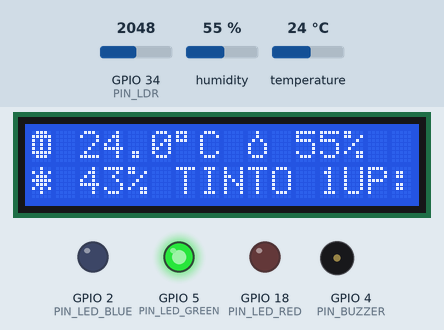
A sketch run on a simulated ESP32. Parts: 16×2 character LCD, output pins drawn as LEDs (lit = HIGH), buzzer (waves = sounding). Wiring (from diagram.json): PCF8574 port expander at I2C address 0x27; DHT22 sensor: data GPIO 15. The test bench sets the inputs (shaded band); at power-on: GPIO 34 (PIN_LDR) = 2048, humidity 55 %, temperature 24 °C. WiFi joins after 1.5 s; servers stay silent unless stated; random numbers use the default seed unless the sketch sets one; what the sketch prints to the serial monitor is not drawn.

Above: at 4.29 s.
4.3 s: GPIO 34 (PIN_LDR) set to 1228
At 5.0 s:
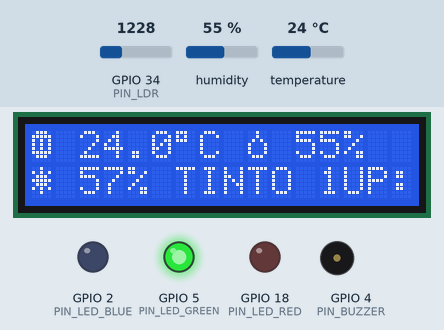
6.0 s: humidity set to 22 %
At 8.1 s:
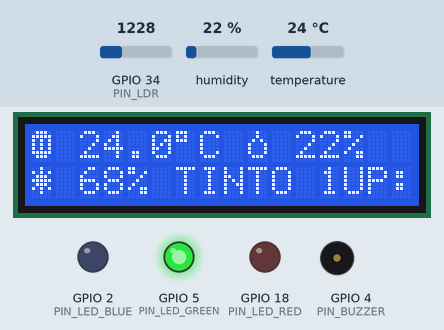
9.1 s: GPIO 34 (PIN_LDR) set to 40
At 10.9 s:
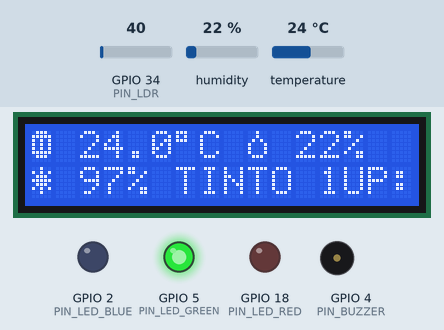
11.2 s: temperature set to 12 °C
At 12.4 s:
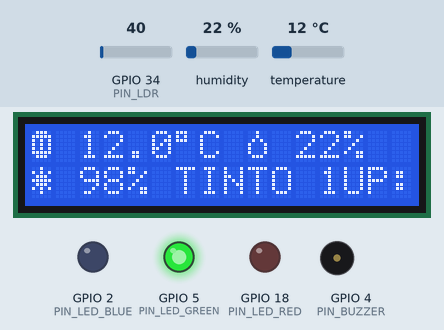
13.1 s: GPIO 34 (PIN_LDR) set to 491
At 14.7 s:
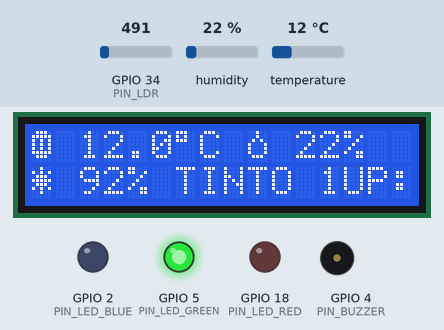
15.2 s: humidity set to 40 %
At 16.7 s:
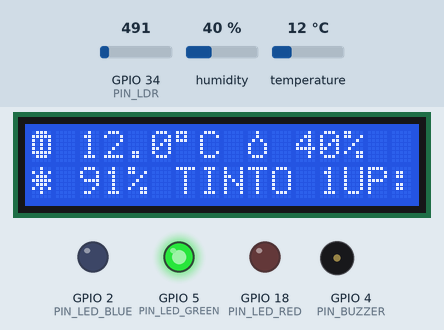
Timing chart, 0 to 18.1 s (numbered marks = the images above; inputs shaded):
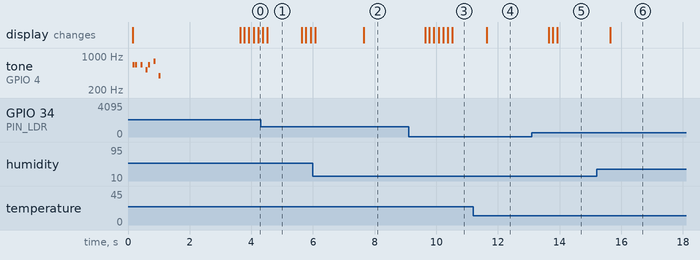

Measured:
- after the input at 9.1 s, the display: first changes after 0.54 s (image 3 shows a later state)
- after the input at 11.2 s, the display: changes after 0.44 s (image 4)
- after the input at 13.1 s, the display: first changes after 0.54 s (image 5 shows a later state)
- after the input at 15.2 s, the display: changes after 0.44 s (image 6)
- what the display in image 1 shows lasts 1.1 s, from 4.5 s to 5.6 s

The sketch:

sketch_wokwi_dht22.ino
```cpp
// CP5 VINHERIA AGNELLO · ESP32 WOKWI SOMMELIER IOT ARCADE (:1883)
#include <WiFi.h>
#include <Wire.h>
#include <math.h>

const char *WIFI_SSID = "Wokwi-GUEST", *WIFI_PASS = "", *MQTT_BROKER = "broker.hivemq.com";
const int MQTT_PORT = 1883;
const char *TOPIC_ATTRS = "/TEF/vine001/attrs", *TOPIC_CMD = "/TEF/vine001/cmd", *TOPIC_CMDEXE = "/TEF/vine001/cmdexe";

enum Pins { PIN_LED_BLUE = 2, PIN_BUZZER = 4, PIN_LED_GREEN = 5, PIN_DHT = 15, PIN_LED_RED = 18, PIN_LDR = 34, LCD_ADDR = 0x27 };

const uint8_t CHAR_COIN[8]={0x0E,0x1F,0x15,0x15,0x15,0x1F,0x0E,0x00}, CHAR_DROP[8]={0x04,0x04,0x0A,0x11,0x11,0x11,0x0E,0x00}, CHAR_STAR[8]={0x04,0x15,0x0E,0x1F,0x0E,0x15,0x04,0x00};

WiFiClient espClient;
String curMode = "normal", curPreset = "TINTO", curVerdict = "OK";
int curHealth = 100, soundStep = 0;
bool ledState = false, remoteSync = false;
unsigned long lastDhtMs = 0, lastLdrMs = 0, lastPubMs = 0, lastBlinkMs = 0, lastPingMs = 0, lastRetryMs = 0;
float validTemp = 15.5f, validHum = 68.0f, validLum = 12.0f, hwTemp = 15.5f, hwHum = 68.0f, hwLum = 12.0f;

void lcdExpanderWrite(uint8_t d) { Wire.beginTransmission(LCD_ADDR); Wire.write(d | 0x08); Wire.endTransmission(); }
void lcdWrite4(uint8_t v) { lcdExpanderWrite(v); lcdExpanderWrite(v | 0x04); delayMicroseconds(2); lcdExpanderWrite(v & ~0x04); delayMicroseconds(40); }
void lcdSend(uint8_t v, uint8_t m) { lcdWrite4((v & 0xF0) | m); lcdWrite4(((v << 4) & 0xF0) | m); }
void lcdCreateChar(uint8_t loc, const uint8_t map[8]) {
  lcdSend(0x40 | ((loc & 0x7) << 3), 0);
  for (int i = 0; i < 8; i++) lcdSend(map[i], 1);
  lcdSend(0x80, 0);
}
void lcdInit() {
  Wire.begin(21, 22); Wire.setClock(400000); delay(40); lcdExpanderWrite(0x00); delay(15);
  lcdWrite4(0x30); delayMicroseconds(4500); lcdWrite4(0x30); delayMicroseconds(4500);
  lcdWrite4(0x30); delayMicroseconds(150);  lcdWrite4(0x20); delayMicroseconds(150);
  lcdSend(0x28, 0); lcdSend(0x0C, 0); lcdSend(0x06, 0); lcdSend(0x01, 0); delay(3);
  lcdCreateChar(0, CHAR_COIN); lcdCreateChar(1, CHAR_DROP); lcdCreateChar(2, CHAR_STAR);
}
void updateLcd() {
  lcdSend(0x80, 0); lcdSend(0x00, 1); lcdSend(' ', 1);
  String tStr = String(validTemp, 1) + (char)223 + "C ";
  for (int i = 0; i < tStr.length(); i++) lcdSend((uint8_t)tStr[i], 1);
  lcdSend(0x01, 1); lcdSend(' ', 1);
  String hStr = String((int)validHum) + "%" + (remoteSync ? " *" : "");
  for (int i = 0; i < hStr.length(); i++) lcdSend((uint8_t)hStr[i], 1);
  for (int i = 0; i < 16 - (4 + tStr.length() + hStr.length()); i++) lcdSend(' ', 1);

  lcdSend(0xC0, 0); lcdSend(0x02, 1); lcdSend(' ', 1);
  String lStr = String((int)validLum) + "% ";
  for (int i = 0; i < lStr.length(); i++) lcdSend((uint8_t)lStr[i], 1);
  String stat = (curMode == "normal") ? (curPreset + " 1UP:" + String(curHealth) + "%") : ("ALR:" + curMode.substring(0, 3) + " HP:" + String(curHealth) + "%");
  if (stat.length() > 10) stat = stat.substring(0, 10);
  for (int i = 0; i < stat.length(); i++) lcdSend((uint8_t)stat[i], 1);
  for (int i = 0; i < 16 - (2 + lStr.length() + stat.length()); i++) lcdSend(' ', 1);
}
bool readDht22(float &tOut, float &hOut) {
  uint8_t d[5] = {0, 0, 0, 0, 0}; pinMode(PIN_DHT, OUTPUT); digitalWrite(PIN_DHT, LOW); delayMicroseconds(1100);
  pinMode(PIN_DHT, INPUT_PULLUP);
  unsigned long t0 = micros();
  while (digitalRead(PIN_DHT) == HIGH) { if (micros() - t0 > 180) return false; }
  t0 = micros(); while (digitalRead(PIN_DHT) == LOW)  { if (micros() - t0 > 180) return false; }
  t0 = micros(); while (digitalRead(PIN_DHT) == HIGH) { if (micros() - t0 > 180) return false; }
  for (int i = 0; i < 40; i++) {
    t0 = micros(); while (digitalRead(PIN_DHT) == LOW) { if (micros() - t0 > 120) return false; }
    unsigned long hStart = micros();
    while (digitalRead(PIN_DHT) == HIGH) { if (micros() - hStart > 130) return false; }
    if ((micros() - hStart) > 40) d[i / 8] |= (1 << (7 - (i % 8)));
  }
  uint8_t sum = (d[0] + d[1] + d[2] + d[3]) & 0xFF;
  if (sum != d[4] || (d[0] == 0 && d[1] == 0 && d[2] == 0 && d[3] == 0)) return false;
  float h = ((uint16_t)(d[0] << 8) | d[1]) * 0.1f, t = ((uint16_t)((d[2] & 0x7F) << 8) | d[3]) * 0.1f;
  if (d[2] & 0x80) t = -t;
  if (isnan(t) || isnan(h) || t < -40.0f || t > 80.0f || h < 0.0f || h > 100.0f) return false;
  tOut = t; hOut = h; return true;
}
void mqttPub(const char* top, const String &pl) {
  if (!espClient.connected()) return;
  uint16_t tl = strlen(top), plLen = pl.length(); uint32_t rem = 2 + tl + plLen;
  espClient.write((uint8_t)0x30);
  do { uint8_t enc = rem % 128; rem /= 128; if (rem > 0) enc |= 128; espClient.write(enc); } while (rem > 0);
  espClient.write((uint8_t)(tl >> 8)); espClient.write((uint8_t)(tl & 0xFF));
  espClient.print(top); espClient.print(pl);
}
void mqttSub(const char* top) {
  uint16_t tl = strlen(top);
  uint8_t pkt[6] = {0x82, (uint8_t)(5 + tl), 0x00, 0x01, (uint8_t)(tl >> 8), (uint8_t)(tl & 0xFF)};
  espClient.write(pkt, 6); espClient.print(top); espClient.write((uint8_t)0x00);
}
void applyCommand(String msg) {
  int at = msg.indexOf('@'); if (at != -1) msg = msg.substring(at + 1);
  int sep = msg.indexOf('|'); if (sep == -1) return;
  String cmd = msg.substring(0, sep), args = msg.substring(sep + 1), prev = curMode;
  if (cmd == "live") {
    remoteSync = false; validTemp = hwTemp; validHum = hwHum; validLum = hwLum;
  } else if (cmd == "sync") {
    int p1 = args.indexOf('|'), p2 = args.lastIndexOf('|');
    if (p1 != -1 && p2 > p1) {
      validTemp = args.substring(0, p1).toFloat(); validHum = args.substring(p1 + 1, p2).toFloat();
      validLum = args.substring(p2 + 1).toFloat(); remoteSync = true;
    }
  } else if (cmd == "diag") {
    int p1 = args.indexOf('|');
    if (p1 != -1) {
      curMode = args.substring(0, p1); String rest = args.substring(p1 + 1); int p2 = rest.indexOf('|');
      if (p2 != -1) {
        curHealth = rest.substring(0, p2).toInt(); String rest2 = rest.substring(p2 + 1); int p3 = rest2.indexOf('|');
        if (p3 != -1) { curVerdict = rest2.substring(0, p3); curPreset = rest2.substring(p3 + 1); }
      }
    }
  } else if (cmd == "alert") {
    int p1 = args.indexOf('|'); curMode = (p1 != -1) ? args.substring(0, p1) : args;
  }
  curMode.trim(); if (curMode.length() == 0) curMode = "normal";
  if (curMode == "normal") {
    digitalWrite(PIN_LED_GREEN, HIGH); digitalWrite(PIN_LED_RED, LOW);
    digitalWrite(PIN_LED_BLUE, LOW); noTone(PIN_BUZZER); ledState = false;
    if (prev != "normal") { tone(PIN_BUZZER, 988, 70); delay(75); tone(PIN_BUZZER, 1319, 220); }
  } else { digitalWrite(PIN_LED_GREEN, LOW); digitalWrite(PIN_LED_RED, HIGH); }
  updateLcd(); Serial.println("[MARIO-ARCADE] Modo=" + curMode + " 1-UP=" + String(curHealth) + "%");
}
void checkMqtt() {
  if (espClient.connected()) return;
  unsigned long now = millis(); if (now - lastRetryMs < 2000) return; lastRetryMs = now;
  if (!espClient.connect(MQTT_BROKER, MQTT_PORT)) return;
  espClient.setNoDelay(true);
  String cid = "wokwi_v_" + String(random(10000, 99999)); uint16_t cLen = cid.length();
  uint8_t hdr[12] = {0x10, (uint8_t)(12 + cLen), 0x00, 0x04, 'M', 'Q', 'T', 'T', 0x04, 0x02, 0x00, 0x1E};
  espClient.write(hdr, 12); espClient.write((uint8_t)(cLen >> 8)); espClient.write((uint8_t)(cLen & 0xFF)); espClient.print(cid);
  unsigned long t0 = millis(); while (espClient.available() < 4 && (millis() - t0) < 800) yield();
  for (int i = 0; i < 4 && espClient.available(); i++) espClient.read();
  mqttSub(TOPIC_CMD);
  Serial.println("[MQTT] Conectado HiveMQ :1883 (/TEF/vine001)");
}
void mqttLoop() {
  if (!espClient.connected()) return;
  if (millis() - lastPingMs > 8000) { lastPingMs = millis(); uint8_t p[2] = {0xC0, 0x00}; espClient.write(p, 2); }
  while (espClient.available() >= 2) {
    uint8_t hdr = espClient.read(), enc = 0; uint32_t rem = 0, mult = 1;
    do { if (!espClient.available()) return; enc = espClient.read(); rem += (enc & 127) * mult; mult *= 128; } while ((enc & 128) != 0);
    uint8_t pkt[256]; uint16_t idx = 0;
    while (idx < rem && idx < 255 && espClient.available()) pkt[idx++] = espClient.read();
    pkt[idx] = 0;
    if ((hdr & 0xF0) == 0x30 && idx > 2) {
      uint16_t tl = ((uint16_t)pkt[0] << 8) | pkt[1];
      if (idx >= (uint16_t)(2 + tl)) {
        applyCommand(String((char*)(pkt + 2 + tl)));
        mqttPub(TOPIC_CMDEXE, "vine001@ack|OK");
      }
    }
  }
}
void handleActuators() {
  if (curMode == "normal") {
    digitalWrite(PIN_LED_GREEN, HIGH); digitalWrite(PIN_LED_RED, LOW);
    if (ledState) { digitalWrite(PIN_LED_BLUE, LOW); noTone(PIN_BUZZER); ledState = false; }
    return;
  }
  digitalWrite(PIN_LED_GREEN, LOW); digitalWrite(PIN_LED_RED, HIGH);
  unsigned long now = millis(), iv = (curMode == "multi") ? 150 : 280;
  if (lastBlinkMs == 0 || (now - lastBlinkMs >= iv)) {
    lastBlinkMs = (now == 0) ? 1 : now; ledState = !ledState;
    digitalWrite(PIN_LED_BLUE, ledState ? HIGH : LOW); soundStep = (soundStep + 1) % 4;
    if (!ledState) { noTone(PIN_BUZZER); return; }
    if (curMode == "temp") tone(PIN_BUZZER, (soundStep % 2 == 0) ? 2400 : 1900, 110);
    else if (curMode == "hum") tone(PIN_BUZZER, (soundStep % 2 == 0) ? 620 : 780, 150);
    else if (curMode == "lum") tone(PIN_BUZZER, (soundStep % 2 == 0) ? 1350 : 1650, 120);
    else if (curMode == "multi") { int f[4] = {880, 1175, 1480, 1760}; tone(PIN_BUZZER, f[soundStep], 100); }
  }
}
void readAndPubSensors() {
  unsigned long now = millis(); float t = hwTemp, h = hwHum, l = hwLum;
  if (now - lastDhtMs >= 1200) { lastDhtMs = now; readDht22(t, h); }
  if (now - lastLdrMs >= 150) {
    lastLdrMs = now; float rl = map(analogRead(PIN_LDR), 0, 4095, 100, 0);
    if (rl >= 0.0f && rl <= 100.0f) l = (hwLum * 0.7f) + (rl * 0.3f);
  }
  bool moved = (fabs(t - hwTemp) >= 0.2f) || (fabs(h - hwHum) >= 0.5f) || (fabs(l - hwLum) >= 1.0f);
  if (moved) { hwTemp = t; hwHum = h; hwLum = l; remoteSync = false; }
  if (!remoteSync) { validTemp = hwTemp; validHum = hwHum; validLum = hwLum; }
  if (moved || (now - lastPubMs >= 1500)) {
    lastPubMs = now;
    String rFlag = remoteSync ? "|r|1" : "|r|0";
    mqttPub(TOPIC_ATTRS, "t|" + String(validTemp, 1) + "|h|" + String(validHum, 1) + "|l|" + String(validLum, 1) + rFlag);
    updateLcd();
    Serial.println("[MARIO-ARCADE] T:" + String(validTemp, 1) + "C | U:" + String(validHum, 0) + "% | L:" + String((int)validLum) + "% | 1-UP:" + String(curHealth) + "%");
  }
}
void setup() {
  Serial.begin(115200);
  pinMode(PIN_LED_GREEN, OUTPUT); pinMode(PIN_LED_RED, OUTPUT); pinMode(PIN_LED_BLUE, OUTPUT);
  pinMode(PIN_BUZZER, OUTPUT); pinMode(PIN_LDR, INPUT);
  digitalWrite(PIN_LED_GREEN, HIGH); digitalWrite(PIN_LED_RED, LOW); digitalWrite(PIN_LED_BLUE, LOW);
  lcdInit(); updateLcd();
  int mario[] = {659, 659, 0, 659, 0, 523, 659, 0, 784, 0, 392};
  for (int f : mario) { if (f) tone(PIN_BUZZER, f, 65); delay(85); }
  WiFi.mode(WIFI_STA); WiFi.setSleep(false); WiFi.begin(WIFI_SSID, WIFI_PASS, 6);
  while (WiFi.status() != WL_CONNECTED) delay(50);
  Serial.println("[MARIO-ARCADE] Wokwi Conectado! 1-UP Pronto!");
}
void loop() { checkMqtt(); mqttLoop(); handleActuators(); readAndPubSensors(); delay(2); }
```
